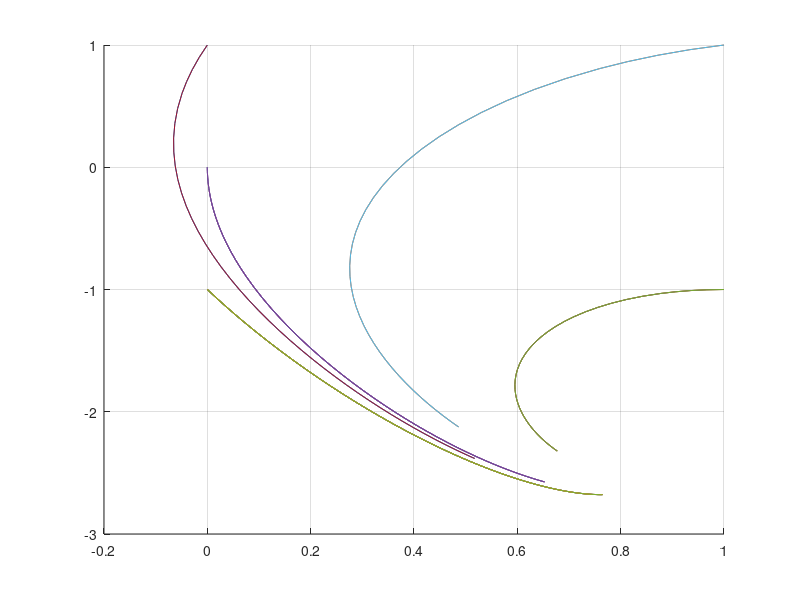

Recreate this plot in MATLAB.
clear all
close all
clc

%%

fun = @(t,x)[-3*x(1)-x(2); 4*x(1)^2 - x(2) - 5];

figure
grid on
hold on
for i=1:20
    x0 = [randi([0,1]);randi([-1,1])];
    [t,x] = ode45(fun,[0,0.9],x0);
    plot(x(:,1),x(:,2))
end
